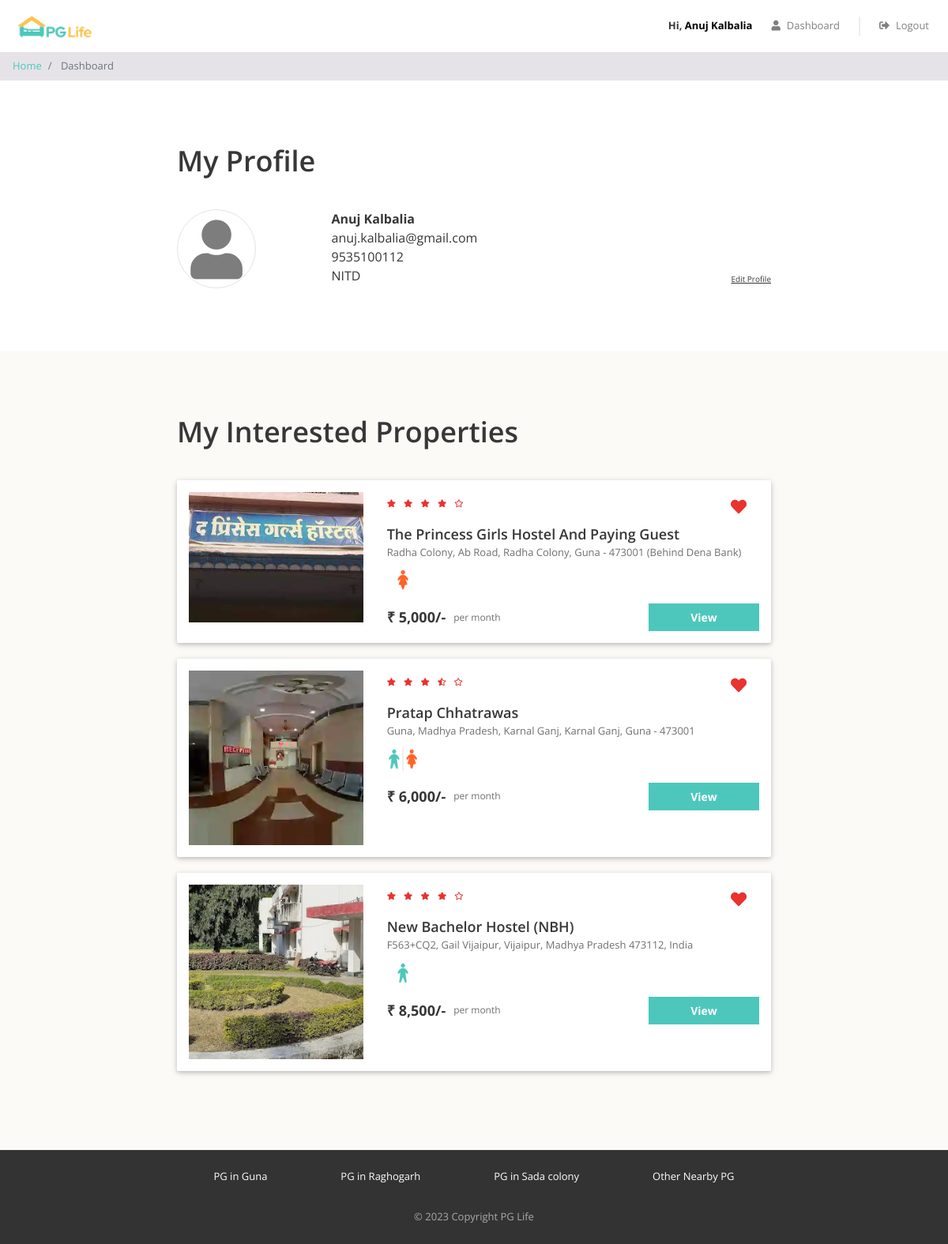
/dashboard.php (signed in), run on the app's committed database.
### tables this page shows
CREATE TABLE `users` (
  `id` int(11) NOT NULL,
  `email` varchar(150) NOT NULL,
  `password` varchar(150) NOT NULL,
  `full_name` varchar(150) NOT NULL,
  `phone` varchar(15) NOT NULL,
  `gender` enum('male','female') NOT NULL,
  `college_name` varchar(255) NOT NULL
);

CREATE TABLE `interested_users_properties` (
  `id` int(11) NOT NULL,
  `user_id` int(11) NOT NULL,
  `property_id` int(11) NOT NULL
);

CREATE TABLE `properties` (
  `id` int(11) NOT NULL,
  `city_id` int(11) NOT NULL,
  `name` varchar(150) NOT NULL,
  `address` varchar(255) NOT NULL,
  `description` longtext NOT NULL,
  `gender` enum('male','female','unisex') NOT NULL,
  `rent` int(11) NOT NULL,
  `rating_clean` float(2,1) NOT NULL,
  `rating_food` float(2,1) NOT NULL,
  `rating_safety` float(2,1) NOT NULL
);

### dashboard.php (the view, shortened to what this page needs)
<?php
require "includes/database_connect.php";
$user_id = $_SESSION['user_id'];
$sql_1 = "SELECT * FROM users WHERE id = $user_id";
$result_1 = mysqli_query($conn, $sql_1);
$user = mysqli_fetch_assoc($result_1);
$sql_2 = "SELECT *
            FROM interested_users_properties iup
            INNER JOIN properties p ON iup.property_id = p.id
            WHERE iup.user_id = $user_id";
$result_2 = mysqli_query($conn, $sql_2);
$interested_properties = mysqli_fetch_all($result_2, MYSQLI_ASSOC);
?>
<!DOCTYPE html>
<html lang="en">
<head>
    <?php
    include "includes/head_links.php";
    ?>
    <link href="css/dashboard.css" rel="stylesheet" />
</head>
<body>
    <?php
    include "includes/header.php";
    ?>
    <nav aria-label="breadcrumb">
        <ol class="breadcrumb py-2">
            <li class="breadcrumb-item">
                <a href="index.php">Home</a>
            </li>
            <li class="breadcrumb-item active" aria-current="page">
                Dashboard
            </li>
        </ol>
    </nav>
    <div class="my-profile page-container">
        <h1>My Profile</h1>
        <div class="row">
            <div class="col-md-3 profile-img-container">
                <i class="fas fa-user profile-img"></i>
            </div>
            <div class="col-md-9">
                <div class="row no-gutters justify-content-between align-items-end">
                    <div class="profile">
                        <div class="name"><?= $user['full_name'] ?></div>
                        <div class="email"><?= $user['email'] ?></div>
                        <div class="phone"><?= $user['phone'] ?></div>
                        <div class="college"><?= $user['college_name'] ?></div>
                    </div>
                    <div class="edit">
                        <div class="edit-profile">Edit Profile</div>
                    </div>
                </div>
            </div>
        </div>
    </div>
    <?php
    if (count($interested_properties) > 0) {
    ?>
        <div class="my-interested-properties">
            <div class="page-container">
                <h1>My Interested Properties</h1>
                <?php
                foreach ($interested_properties as $property) {
                    $property_images = glob("img/properties/" . $property['id'] . "/*");
                ?>
                    <div class="property-card property-id-<?= $property['id'] ?> row">
                        <div class="image-container col-md-4">
                            <img src="<?= $property_images[0] ?>" />
                        </div>
                        <div class="content-container col-md-8">
                            <div class="row no-gutters justify-content-between">
                                <?php
                                $total_rating = ($property['rating_clean'] + $property['rating_food'] + $property['rating_safety']) / 3;
                                $total_rating = round($total_rating, 1);
                                ?>
                                <div class="star-container" title="<?= $total_rating ?>">
                                    <?php
                                    $rating = $total_rating;
                                    for ($i = 0; $i < 5; $i++) {
                                        if ($rating >= $i + 0.8) {
                                    ?>
                                            <i class="fas fa-star"></i>
                                        <?php
                                        } elseif ($rating >= $i + 0.3) {
                                        ?>
                                            <i class="fas fa-star-half-alt"></i>
                                        <?php
                                        } else {
                                        ?>
                                            <i class="far fa-star"></i>
                                    <?php
                                        }
                                    }
                                    ?>
                                </div>
                                <div class="interested-container">
                                    <i class="is-interested-image fas fa-heart" property_id="<?= $property['id'] ?>"></i>
                                </div>
                            </div>
                            <div class="detail-container">
                                <div class="property-name"><?= $property['name'] ?></div>
                                <div class="property-address"><?= $property['address'] ?></div>
                                <div class="property-gender">
                                    <?php
                                    if ($property['gender'] == "male") {
                                    ?>
                                        <img src="img/male.png">
                                    <?php
                                    } elseif ($property['gender'] == "female") {
                                    ?>
                                        <img src="img/female.png">
                                    <?php
                                    } else {
                                    ?>
                                        <img src="img/unisex.png">
                                    <?php
                                    }
                                    ?>
                                </div>
                            </div>
                            <div class="row no-gutters">
                                <div class="rent-container col-6">
                                    <div class="rent">₹ <?= number_format($property['rent']) ?>/-</div>
                                    <div class="rent-unit">per month</div>
                                </div>
                                <div class="button-container col-6">
                                    <a href="property_detail.php?property_id=<?= $property['id'] ?>" class="btn btn-primary">View</a>
                                </div>
                            </div>
                        </div>
                    </div>
                <?php
                }
                ?>
            </div>
        </div>
    <?php
    }
    ?>
    <?php
    include "includes/footer.php";
    ?>
</body>
</html>

### css/common.css (style rules this page uses)
* { box-sizing: border-box; font-family: 'Open Sans', sans-serif; }
body { color: #373737; font-size: 16px; position: relative; }
h1, h2, h3, h4, h5, h6 { font-weight: 600; }
h1 { font-size: 36px; margin-bottom: 40px; }
.btn-primary, .btn-warning, .btn-danger { color: white; font-weight: bold; }
.breadcrumb { background-color: #e5e3e8; font-size: 13px; border-radius: 0px; margin-bottom: 0px; }
.page-container { max-width: 800px; padding: 80px 24px; margin: auto; }

### css/dashboard.css (style rules this page uses)
.profile-img { color: #7d7d7d; font-size: 75px; text-align: center; border: 1px solid #e4e4e4; border-radius: 50%; height: 100px; width: 100px; line-height: 100px; }
.profile .name { font-weight: bold; }
.edit-profile { font-size: 10px; text-decoration: underline; cursor: pointer; }
.my-interested-properties { background-color: #fcfaf7; }
.property-card { background-color: #ffffff; border-radius: 2px; padding: 15px 0px; margin: 20px auto; box-shadow: 0 2px 5px 0 rgba(0, 0, 0, 0.16), 0 2px 10px 0 rgba(0, 0, 0, 0.12); }
.image-container { text-align: center; }
.image-container img { width: 100%; max-width: 300px; }
.star-container i { color: #EA322E; font-size: 10px; margin-right: 6px; }
.interested-container { text-align: center; padding: 8px 16px; }
.interested-container i { color: #EA322E; font-size: 20px; cursor: pointer; }
.detail-container { padding-bottom: 10px; }
.property-name { font-size: 18px; font-weight: 600; }
.property-address { color: #6f6f6f; font-size: 13px; padding-bottom: 5px; }
.property-gender img { width: 40px; }
.rent-container { display: flex; align-items: center; }
.rent { font-size: 18px; font-weight: bold; padding-right: 10px; }
.rent-unit { color: #6f6f6f; font-size: 12px; }
.button-container .btn { font-size: 14px; border-radius: 0px; width: 140px; float: right; }

### data on the page
users: full_name "Anuj Kalbalia", email "anuj.kalbalia@gmail.com", phone "9535100112", college_name "NITD"
interested_users_properties: shows a picture, property.name "The Princess Girls Hostel And Paying Guest", property.address "Radha Colony, Ab Road, Radha Colony, Guna - 473001 (Behind Dena Bank)", property.rent "5,000"
interested_users_properties: shows a picture, property.name "Pratap Chhatrawas", property.address "Guna, Madhya Pradesh, Karnal Ganj, Karnal Ganj, Guna - 473001", property.rent "6,000"
interested_users_properties: shows a picture, property.name "New Bachelor Hostel (NBH)", property.address "F563+CQ2, Gail Vijaipur, Vijaipur, Madhya Pradesh 473112, India", property.rent "8,500"

### other printed values
$_SESSION["full_name"] "Anuj Kalbalia"
